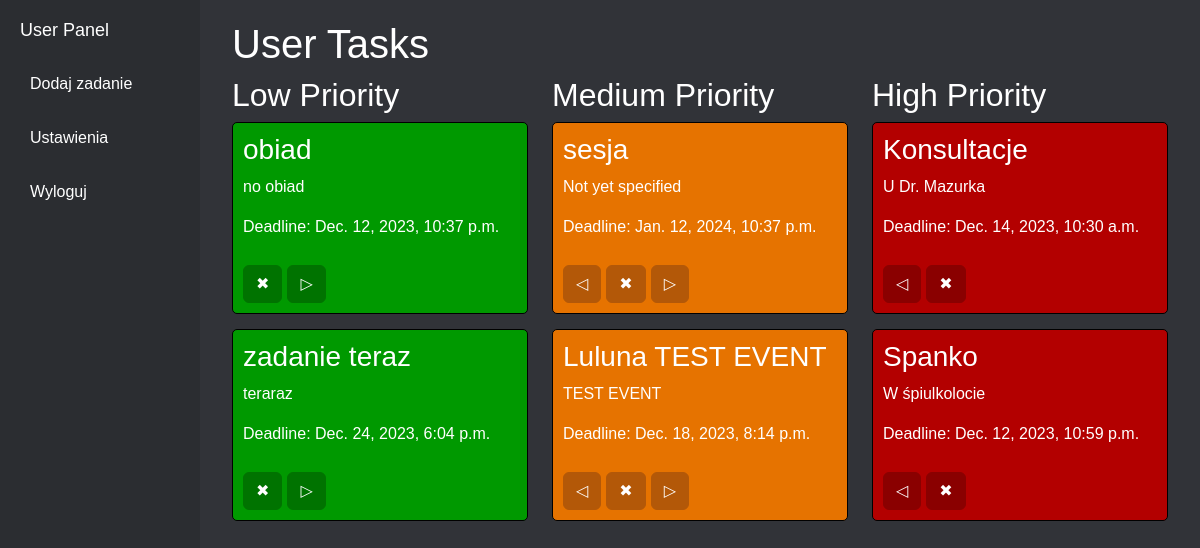
The app's page /test_events (signed in), older data.
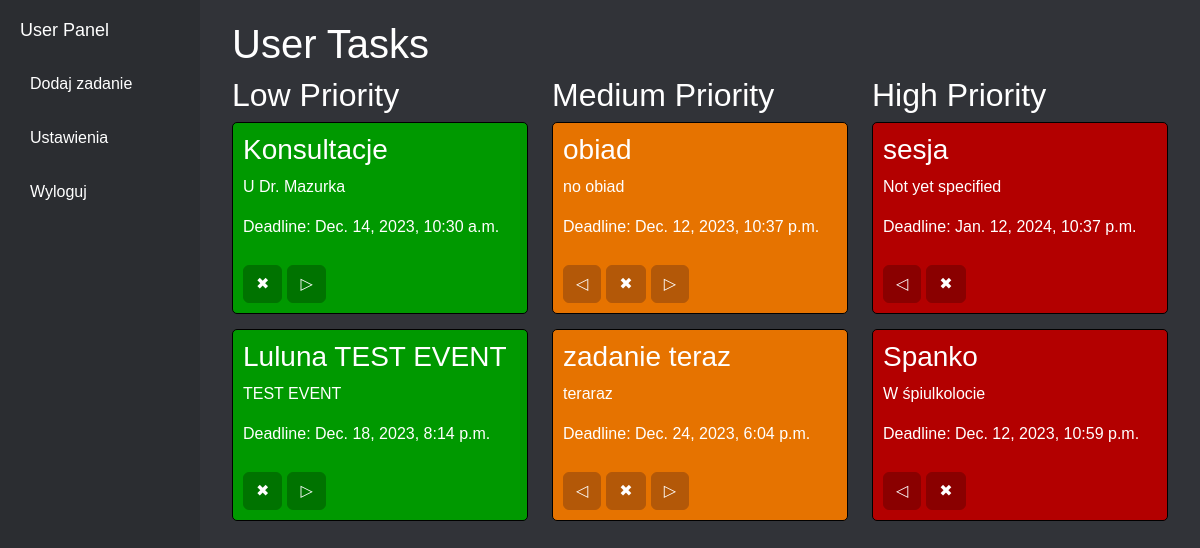
The same page, newer data.
### myapp/models.py (models this page shows, shortened)
class Event(models.Model):
    priority_choices = [
        ('low', 'Low'),
        ('medium', 'Medium'),
        ('high', 'High'),
    ]
    user = models.ForeignKey(User, on_delete=models.CASCADE)
    name = models.CharField(max_length=100, default="NONE")
    details = models.CharField(max_length=500, default="Not yet specified")
    deadline = models.DateTimeField(default=timezone.now)
    priority = models.CharField(max_length=10, choices=priority_choices, default='medium')

### myapp/views.py (the view)
# urls.py: path('test_events', views.test_events, name='test_events'),
def test_events(request):
    if request.user.is_authenticated:
        low_priority_events = Event.objects.filter(user=request.user, priority='low')
        medium_priority_events = Event.objects.filter(user=request.user, priority='medium')
        high_priority_events = Event.objects.filter(user=request.user, priority='high')
        return render(request, 'test_events.html', {
            'low_priority_events': low_priority_events,
            'medium_priority_events': medium_priority_events,
            'high_priority_events': high_priority_events,
            'username': request.user.username
        })
    else:
        return render(request, 'register.html')

### templates/test_events.html (shortened to what this page needs)
<!DOCTYPE html>
{% load static %}
<html lang="en">
<head>
    <link rel="stylesheet" href="https://cdn.jsdelivr.net/npm/bootstrap@5.3.0/dist/css/bootstrap.min.css">
    <link rel="stylesheet" href="{% static 'styles.css' %}">
</head>
<body>
<div class="container-fluid">
    <div class="row">
        <nav class="col-md-2 d-none d-md-block bg-light sidebar">
            <div class="sidebar-sticky">
                <h4 class="sidebar-header">User Panel</h4>
                <div class="sidebar-buttons">
                    <button class="btn btn-light" onclick="location.href='{% url 'add_event' %}'">Dodaj zadanie</button>
                    <button class="btn btn-light" onclick="location.href='{% url 'account_settings' %}'">Ustawienia</button>
                    <button class="btn btn-light" onclick="location.href='{% url 'logout' %}'">Wyloguj</button>                </div>
            </div>
        </nav>
        <main class="col-md-10">
            <div class="container">
                <h1>User Tasks</h1>
                <div class="row">
                    <div class="col">
                        <div class="task-section">
                            <div class="row">
                                <div class="col-md-4">
                                    <div class="priority-block" id="low-priority">
                                        <h2>Low Priority</h2>
                                        {% for event in low_priority_events %}
                                            <div class="task low">
                                                <h3>{{ event.name }}</h3>
                                                <p>{{ event.details }}</p>
                                                <p>Deadline: {{ event.deadline }}</p>
                                                <div class="task-buttons">
                                                    <form method="post" action="{% url 'delete_event' event.id %}">
                                                    <button class="btn btn-secondary">&#10006;</button>
                                                    </form>
                                                    <form method="post" action="{% url 'change_priority_higher' event.id %}">
                                                    <button class="btn btn-danger">&#9655;</button>
                                                    </form>
                                                </div>
                                            </div>
                                        {% endfor %}
                                    </div>
                                </div>
                                <div class="col-md-4">
                                    <div class="priority-block" id="medium-priority">
                                        <h2>Medium Priority</h2>
                                        {% for event in medium_priority_events %}
                                            <div class="task medium">
                                                <h3>{{ event.name }}</h3>
                                                <p>{{ event.details }}</p>
                                                <p>Deadline: {{ event.deadline }}</p>
                                                <div class="task-buttons">
                                                    <form method="post" action="{% url 'change_priority_lower' event.id %}">
                                                    <button class="btn btn-primary">&#9665;</button>
                                                    </form>
                                                    <form method="post" action="{% url 'delete_event' event.id %}">
                                                    <button class="btn btn-secondary">&#10006;</button>
                                                    </form>
                                                    <form method="post" action="{% url 'change_priority_higher' event.id %}">
                                                    <button class="btn btn-danger">&#9655;</button>
                                                    </form>
                                                </div>
                                            </div>
                                        {% endfor %}
                                    </div>
                                </div>
                                <div class="col-md-4">
                                    <div class="priority-block" id="high-priority">
                                        <h2>High Priority</h2>
                                        {% for event in high_priority_events %}
                                            <div class="task high">
                                                <h3>{{ event.name }}</h3>
                                                <p>{{ event.details }}</p>
                                                <p>Deadline: {{ event.deadline }}</p>
                                                <div class="task-buttons">
                                                    <form method="post" action="{% url 'change_priority_lower' event.id %}">
                                                    <button class="btn btn-primary">&#9665;</button>
                                                    </form>
                                                    <form method="post" action="{% url 'delete_event' event.id %}">
                                                    <button class="btn btn-secondary">&#10006;</button>
                                                    </form>
                                                    </div>
                                            </div>
                                        {% endfor %}
                                    </div>
                                </div>
                            </div>
                        </div>
                    </div>
                </div>
            </div>
        </main>
    </div>
</div>
</body>
</html>

### static/styles.css (style rules this page uses)
body { margin: 0; font-family: 'Arial', sans-serif; background-color: #313338; color: #fff; }
.container { padding: 20px; }
.sidebar { width: 200px; height: 100vh; padding: 20px; display: flex; flex-direction: column; align-items: flex-start; background-color: #2B2D31 !important; }
.sidebar-header { font-size: 18px; margin-bottom: 20px; }
.sidebar-buttons button { display: block; width: 100%; padding: 10px; margin-bottom: 10px; border: none; text-align: left; background-color: transparent; color: #fff; cursor: pointer; }
.task { margin-bottom: 15px; padding: 10px; border: 1px solid #000; border-radius: 5px; color: #fff; }
.low, .medium, .high { color: #fff; }
.low { background-color: #009900; }
.medium { background-color: #e67300; }
.high { background-color: #b30000; }
.task-buttons { display: flex; gap: 5px; }
.task-buttons form { margin: 0; }
.task-buttons button { margin-top: 10px; }
.task.low .task-buttons button { background-color: #007300; border-color: #007300; }
.task.medium .task-buttons button { background-color: #B35808; border-color: #B35808; }
.task.high .task-buttons button { background-color: #8A0000; border-color: #8A0000; }

Row changes from the older to the newer data that the page shows:
changed Event "Konsultacje": moves from the list under "High Priority" to the list under "Low Priority"
changed Event "Luluna TEST EVENT": moves from the list under "Medium Priority" to the list under "Low Priority"
changed Event "obiad": moves from the list under "Low Priority" to the list under "Medium Priority"
changed Event "zadanie teraz": moves from the list under "Low Priority" to the list under "Medium Priority"
changed Event "sesja": moves from the list under "Medium Priority" to the list under "High Priority"
